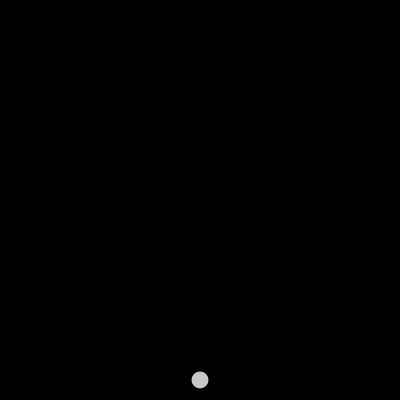
Frame 1 (no input)
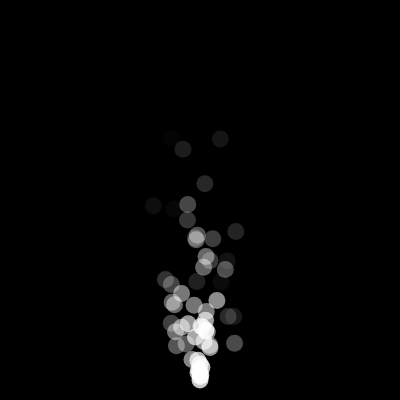
Frame 60 (no input)
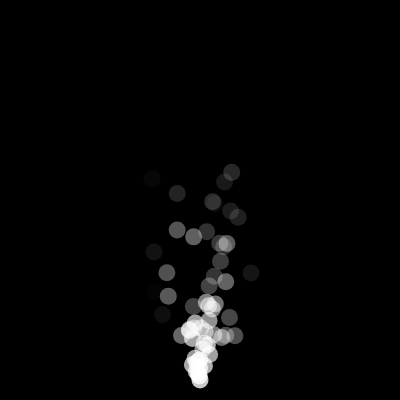
Frame 120 (the mouse pressed at the canvas centre since frame 60)

The p5.js sketch that drew these frames (run headless with seeded random() and noise() and a simulated clock; from frame 60 on, the mouse is pressed at the canvas centre):

// p5.js sketch
// ── sketch.js
var p ;
var particles = [];

function setup() {
  createCanvas(400, 400);
  
}

function draw() {
  background(0);
  p = new Particle();
  particles.push(p);
for(var i = particles.length-1;i>=0;i--){
  particles[i].show();
  particles[i].update();
  if(particles[i].finished()){
    particles.splice(i,1);
  }
}

}
// ── Particle.js
class Particle{
  constructor(){
    this.x = 200;
    this.y = 380;
    this.vx = random(-1,1);
    this.vy = random(-5,-1);
    this.alpha = 200;
  }
 finished(){
    if(this.alpha<0){
      return true;
    }
    else {
      return false;
    }
  } 
  update(){
    this.x  += this.vx;
    this.y +=this.vy
    this.alpha-=3.5;
  }

  show(){
    noStroke();
    fill(255,this.alpha)
    ellipse(this.x , this.y , 17);
  }
  
  
}
  
